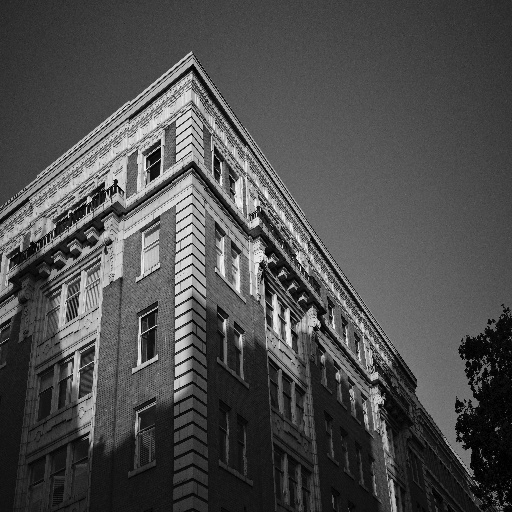
#> input picture processed/grayscale/building/ananas-j-92jSoZ2ab1Y-unsplash.jpg, 512 x 512 px; its folder holds only this picture in this run
$ python fast.py
#> lines starting #> are read from the running program, lines starting #| are printed output that depends on the picture
import cv2
import os

input_folder = "processed/grayscale"
output_folder = "demo/fast"

os.makedirs(output_folder, exist_ok=True)

# FAST detector oluştur
fast = cv2.FastFeatureDetector_create()

for category in os.listdir(input_folder):
    category_path = os.path.join(input_folder, category)

    if os.path.isdir(category_path):
        output_category = os.path.join(output_folder, category)
        os.makedirs(output_category, exist_ok=True)

        for filename in os.listdir(category_path):
            img_path = os.path.join(category_path, filename)

            img = cv2.imread(img_path)
#> img is the input picture: shape (512, 512, 3); min 0, max 250, mean 77.4
            if img is None:
                continue

            gray = cv2.cvtColor(img, cv2.COLOR_BGR2GRAY)

            # köşeleri bul
            keypoints = fast.detect(gray, None)
#> keypoints = 8657 keypoints; strongest (x, y, size): (154, 163, 7), (152, 327, 7), (158, 160, 7), (79, 218, 7)

            # çiz
            img_with_keypoints = cv2.drawKeypoints(
                img, keypoints, None, color=(255, 0, 0)
            )
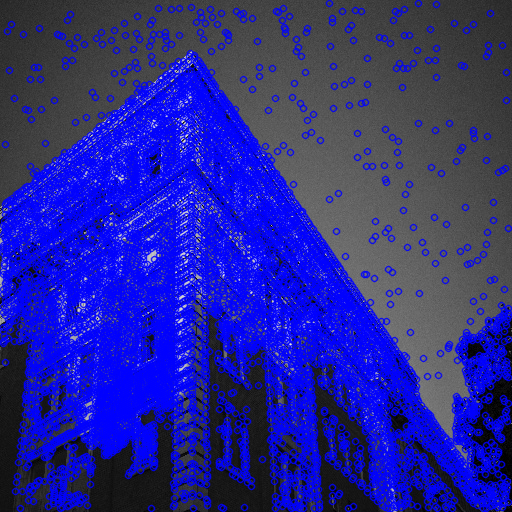
#> img_with_keypoints: shape (512, 512, 3); mean B, G, R 145.4, 39.9, 39.9

            save_path = os.path.join(output_category, filename)
            cv2.imwrite(save_path, img_with_keypoints)
#> pass 2 of the loop `for category in os.listdir(input_folder):`:
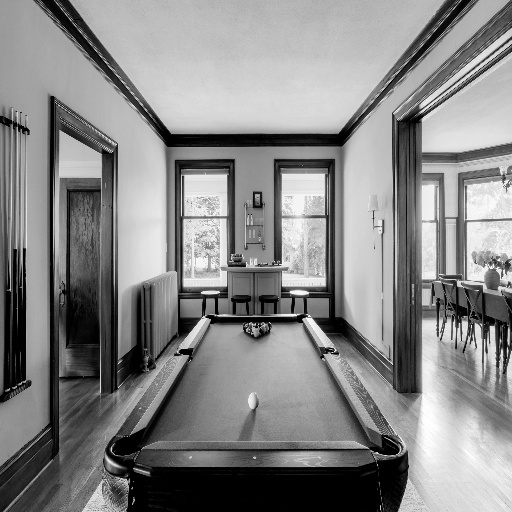
#> input picture processed/grayscale/indoor/clay-banks-v2HDOrh-K3s-unsplash.jpg, 512 x 512 px
#> img is the input picture: shape (512, 512, 3); min 0, max 255, mean 134.8
#> keypoints = 4844 keypoints; strongest (x, y, size): (380, 506, 7), (303, 319, 7), (377, 452, 7), (490, 326, 7)
#> `img_with_keypoints = cv2.drawKeypoints( img, keypoints, None, color=(2..`:
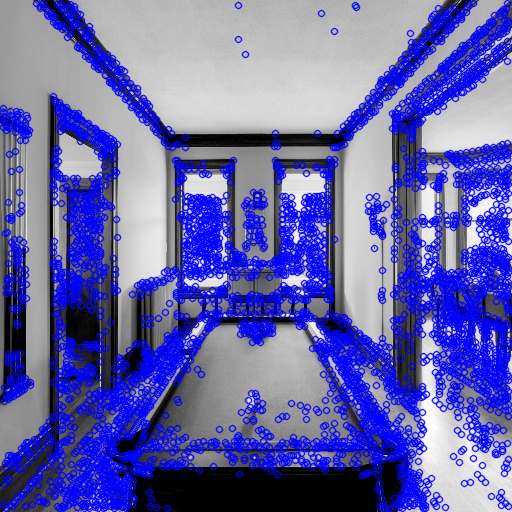
#> img_with_keypoints: shape (512, 512, 3); mean B, G, R 173.3, 102.1, 102.1

print("FAST tamamlandı!")
